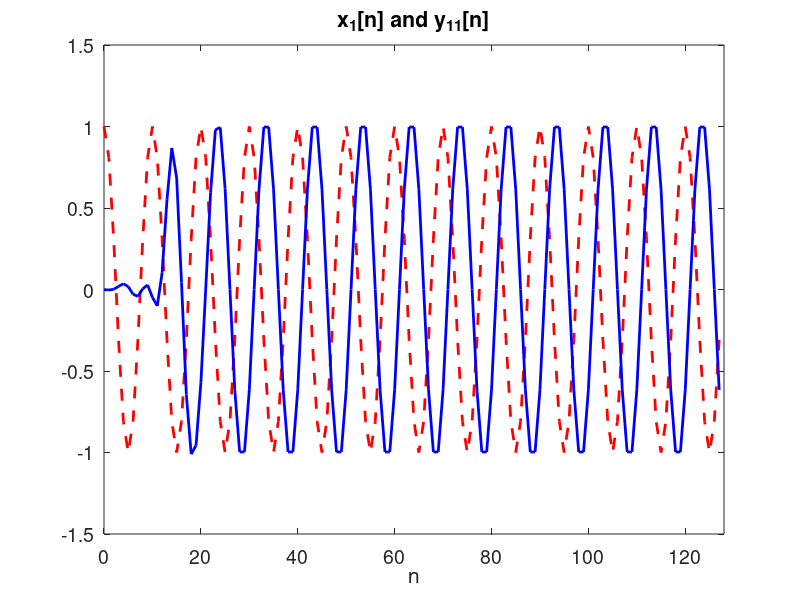
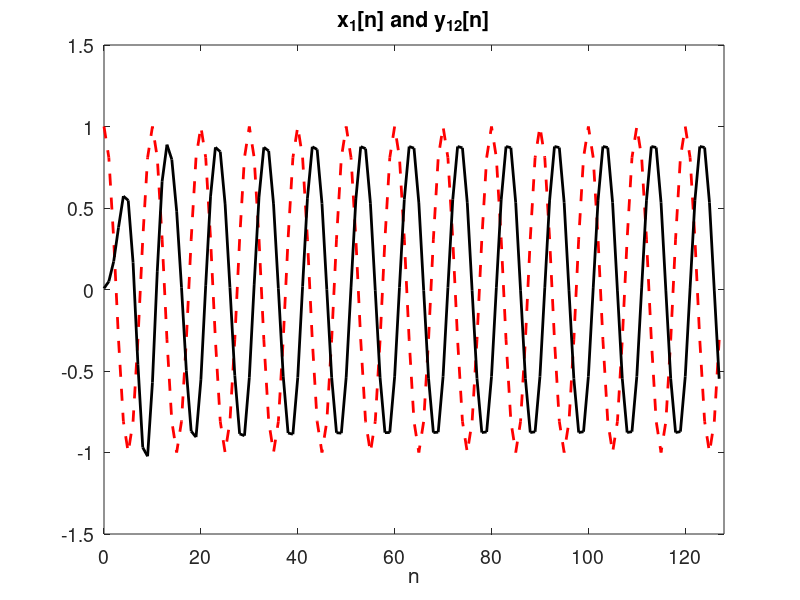
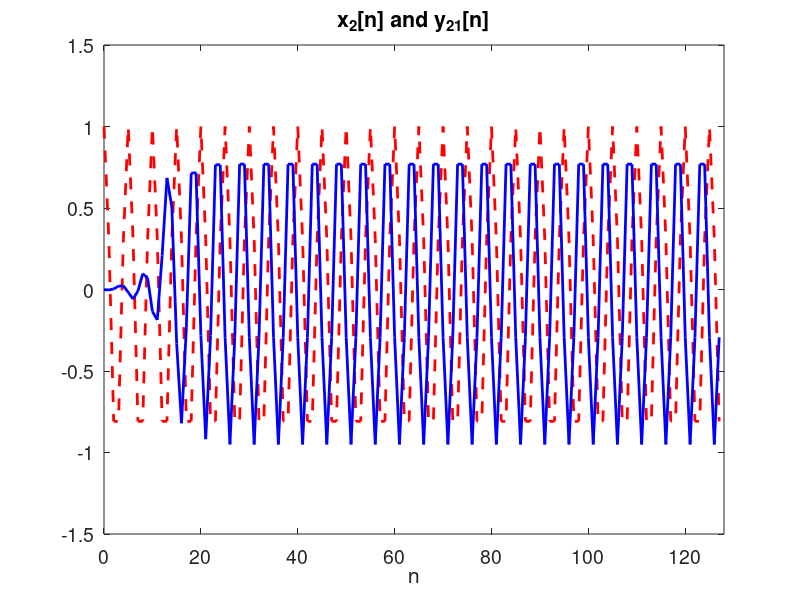
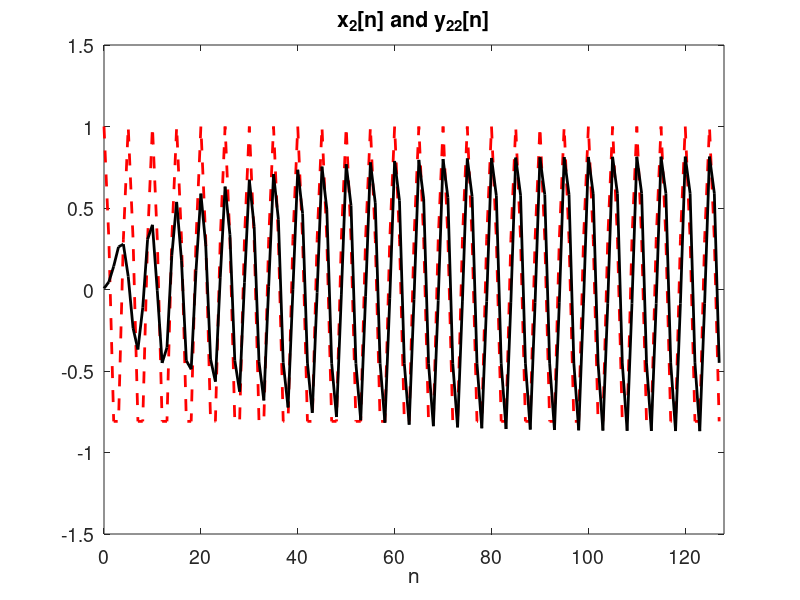

The MATLAB source for these figures, in order:

close all
clear all
% FIR filter
rp = 1;           % Passband ripple
rs = 80;          % Stopband ripple
fs = 2000;        % Sampling frequency
f = [400 600];    % Cutoff frequencies
a = [1 0];        % Desired amplitudes
% Compute deviations
dev = [(10^(rp/20)-1)/(10^(rp/20)+1)  10^(-rs/20)]; 
% Estimate the filter order
[n,fo,ao,w] = firpmord(f,a,dev,fs);
% design the filter
b1 = firpm(n,fo,ao,w);
a1 = 1;

% IIR filter
Wp = 0.4;
Ws = 0.6;
Rp = 1;
Rs = 80;
[n,Wp]=ellipord(Wp,Ws,Rp,Rs);
[b2,a2] = ellip(n,Rp,Rs,Wp);

% input signal
n = 0:127;
x1 = cos(n*0.2*pi);
x2 = cos(n*0.4*pi);

y11 = filter(b1,1,x1);
y12 = filter(b2,a2,x1);

y21 = filter(b1,1,x2);
y22 = filter(b2,a2,x2);

figure; plot(n, x1,'--r','LineWidth',2); xlabel('n'); title('');
hold all; plot(n, y11,'b','LineWidth',2); 
xlabel('n','FontSize',14);
title('x_1[n] and y_{11}[n]','FontSize',14);
axis([0,128,-1.5,1.5]);
set(gca,'FontSize',14);

figure; plot(n, x1,'--r','LineWidth',2); xlabel('n'); title('');
hold all; plot(n, y12,'k','LineWidth',2); 
xlabel('n','FontSize',14);
title('x_1[n] and y_{12}[n]','FontSize',14);
axis([0,128,-1.5,1.5]);
set(gca,'FontSize',14);

figure; plot(n, x2,'--r','LineWidth',2); xlabel('n'); title('');
hold all; plot(n, y21,'b','LineWidth',2); 
xlabel('n','FontSize',14);
title('x_2[n] and y_{21}[n]','FontSize',14);
axis([0,128,-1.5,1.5]);
set(gca,'FontSize',14);

figure; plot(n, x2,'--r','LineWidth',2); xlabel('n'); title('');
hold all; plot(n, y22,'k','LineWidth',2); 
xlabel('n','FontSize',14);
title('x_2[n] and y_{22}[n]','FontSize',14);
axis([0,128,-1.5,1.5]);
set(gca,'FontSize',14);